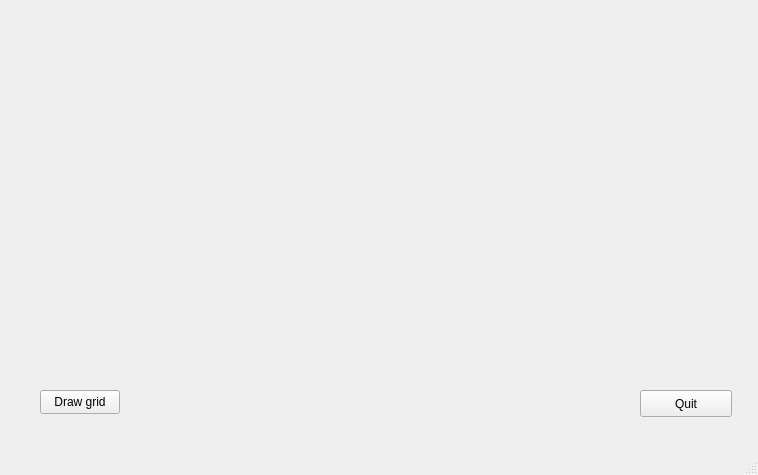
<?xml version="1.0" encoding="UTF-8"?>
<ui version="4.0">
 <class>MainWindow</class>
 <widget class="QMainWindow" name="MainWindow">
  <property name="geometry">
   <rect>
    <x>0</x>
    <y>0</y>
    <width>758</width>
    <height>475</height>
   </rect>
  </property>
  <property name="windowTitle">
   <string>MainWindow</string>
  </property>
  <widget class="QWidget" name="centralwidget">
   <widget class="QPushButton" name="quit">
    <property name="geometry">
     <rect>
      <x>640</x>
      <y>390</y>
      <width>92</width>
      <height>27</height>
     </rect>
    </property>
    <property name="text">
     <string>Quit</string>
    </property>
   </widget>
   <widget class="QWidget" name="verticalLayoutWidget">
    <property name="geometry">
     <rect>
      <x>20</x>
      <y>20</y>
      <width>721</width>
      <height>351</height>
     </rect>
    </property>
    <layout class="QVBoxLayout" name="layout_scene"/>
   </widget>
   <widget class="QPushButton" name="draw">
    <property name="geometry">
     <rect>
      <x>40</x>
      <y>390</y>
      <width>80</width>
      <height>24</height>
     </rect>
    </property>
    <property name="text">
     <string>Draw grid</string>
    </property>
   </widget>
  </widget>
  <widget class="QMenuBar" name="menubar">
   <property name="geometry">
    <rect>
     <x>0</x>
     <y>0</y>
     <width>758</width>
     <height>21</height>
    </rect>
   </property>
  </widget>
  <widget class="QStatusBar" name="statusbar"/>
 </widget>
 <resources/>
 <connections/>
</ui>
